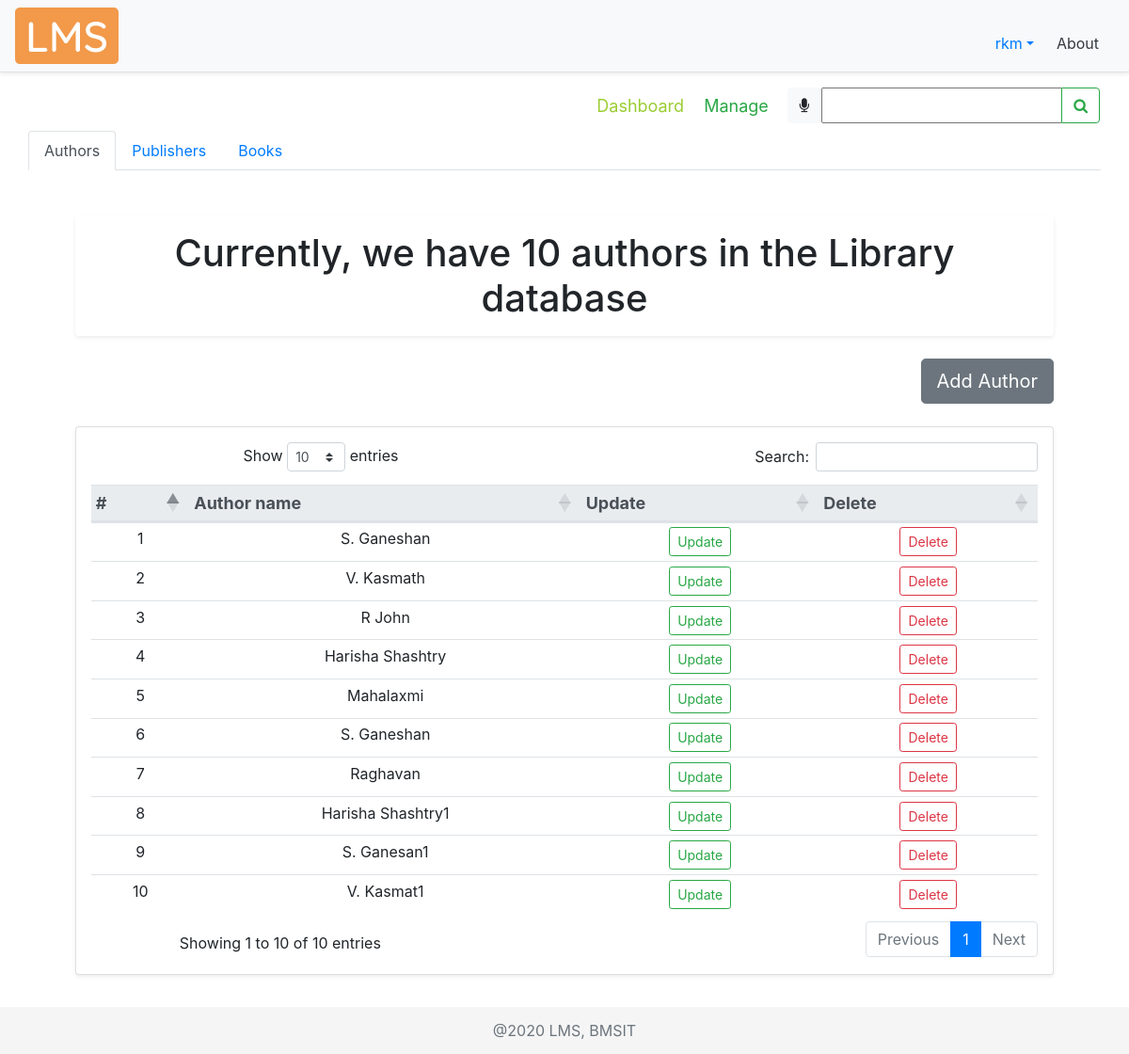
Screenshot of /manage/ (signed in) with the database file from the repository.
### account/models.py (models this page shows, shortened)
class Account(AbstractBaseUser):
    COURSES = (
        ("ISE", "Information Science Engineering"),
        ("CSE", "Computer Science Engineering"),
        ("ECE", "Electronics and Communication Engineering"),
        ("ME", "Mechanical Engineering"),
        ("ETE", "Electronics and Telecommunication Engineering"),
        ("EEE", "Electrical and Electronics Engineering"),
        ("CIV", "Civil Engineering"),
        ("MCA", "Master of Computer Applications"),
        ("AI&ML", "Artificial Intelligence and Machine Learning")
    )
    SEM = (
        (1, 1),
        (2, 2),
        (3, 3),
        (4, 4),
        (5, 5),
        (6, 6),
        (7, 7),
        (8, 8),
    )
    email = models.EmailField(verbose_name="email",
                              max_length=50, unique=True, help_text="Email id")
    username = models.CharField(
        max_length=30, unique=True, help_text="Username")
    fName = models.CharField(max_length=20, help_text='First name')
    mName = models.CharField(
        max_length=20, help_text='Middle name', blank=True)
    lName = models.CharField(max_length=20, help_text='Last name', blank=True)
    streetAddr = models.CharField(
        max_length=50, help_text="Street Address", null=True)
    district = models.CharField(max_length=20, null=True, help_text="District")
    state = models.CharField(max_length=20, null=True, help_text="State")
    pinCode = models.CharField(max_length=6, null=True, help_text="PIN Code", validators=[RegexValidator(
        regex='[0-9]{6}', message="Enter a valid Postal Identification Number", code="invalid_pinCode")])
    phoneNum = models.CharField(max_length=10, null=True, blank=True, help_text="Phone number", validators=[
                                RegexValidator(regex='[0-9]{10}', message="Enter a valid Phone Number", code="invalid_phoneNum")])
    USN = models.CharField(max_length=10, null=True, unique=True, blank=True, help_text="University Serial Number", validators=[
                           RegexValidator(regex='[1-4]{1}[a-zA-Z]{2}[0-9]{2}[a-zA-Z]{2}[0-9]{3}', message="Enter a valid USN", code="invalid_USN")])
    course = models.CharField(max_length=50, null=True,
                              choices=COURSES, blank=True, help_text="Branch")
    sem = models.PositiveSmallIntegerField(
        null=True, choices=SEM, blank=True, help_text="Semester")
    salary = models.CharField(max_length=6, null=True, blank=True, help_text="Salary", validators=[
                              RegexValidator(regex='[0-9]{5,6}', message="Enter a valid Salary", code="invalid_salary")])
    date_joined = models.DateTimeField(
        verbose_name='date joined', auto_now_add=True)
    last_login = models.DateTimeField(verbose_name='last login', auto_now=True)
    is_admin = models.BooleanField(default=False)
    is_active = models.BooleanField(default=True)
    is_staff = models.BooleanField(default=False)
    is_superuser = models.BooleanField(default=False)
    USERNAME_FIELD = 'email'
    REQUIRED_FIELDS = ['username', 'fName']
    objects = MyAccountManager()

### libraryApp/models.py (models this page shows)
class AUTHOR(models.Model):
    authorName = models.CharField(max_length=30, help_text="Author name")
    def __str__(self):
        return self.authorName

### libraryApp/decorators.py (the view)
    def wrapper_func(request, *args, **kwargs):
        user = request.user
        if not user.is_staff:
            messages.warning(request, "You are not allowed to access the previous requested page")
            return redirect("dashboard")
        else:
            return view_func(request, *args, **kwargs)

### libraryApp/templates/libraryApp/manage_tab.html (shortened to what this page needs)
{% extends 'libraryApp/main.html' %}
{% load static %}
{% block content %}
<nav class="navbar">
  <div class="navbar-nav mySubMenu ml-auto">
    <nav>
        <a href="{% url 'dashboard' %}" title="Click here to visit dashboard">Dashboard</a>
        <a class="text-success " href="{% url 'manage' %}">Manage</a>
    </nav>
  </div>
  <form class="form-inline" method="POST">
    <div class="input-group">
      <div id="speech" class="btn btn-light" title="Click the mic to speak">
        <i class="fa fa-microphone" aria-hidden="true"></i>
      </div>
      {{myFilter.form}}
      <div class="input-group-append">
        <button id="searchButton" class="btn btn-outline-success" type="submit">
          <i class="fa fa-search"></i>
        </button>
      </div>
    </div>
  </form>
</nav>
    <div class="container-fluid">
        <nav>
            <div class="nav nav-tabs" id="nav-tab" role="tablist">
                <a class="nav-item nav-link active" id="nav-home-tab" data-toggle="tab" href="#nav-home" role="tab" aria-controls="nav-home" aria-selected="true">Authors</a>
                <a class="nav-item nav-link" id="nav-profile-tab" data-toggle="tab" href="#nav-profile" role="tab" aria-controls="nav-profile" aria-selected="false">Publishers</a>
                <a class="nav-item nav-link" id="nav-contact-tab" data-toggle="tab" href="#nav-contact" role="tab" aria-controls="nav-contact" aria-selected="false">Books</a>
             </div>
        </nav>
        <div class="tab-content" id="nav-tabContent">
            <div class="tab-pane fade show active" id="nav-home" role="tabpanel" aria-labelledby="nav-home-tab">
                {% include 'libraryApp/author.html' %}
            </div>
        </div>
    </div>
{% endblock content %}

### libraryApp/templates/libraryApp/navbar.html (shortened to what this page needs)
{% load static %}
    <div class="d-flex flex-column flex-md-row align-items-center p-2 px-md-3 mb-2 bg-light border-bottom shadow-sm">
      <img class="logo my-0 mr-md-auto font-weight-normal" src="{% static '/img/lms.png' %}" alt="LMS Logo">
        <nav class="nav mt-3 mr-2">
            <div class="nav-item dropdown">
              <a class="nav-link dropdown-toggle" data-toggle="dropdown" role="button">{{request.user.username}}</a>
            </div>
            <a class="p-2 text-dark" href="{% url 'about' %}">About</a>
        </nav>
    </div>

### libraryApp/templates/libraryApp/author.html (shortened to what this page needs)
<div class="container-fluid">
    <div class="row text-center booksTable mt-5">
        <div class="col-md-12">
            <h1 class="text-center shadow-sm p-3 mb-4 bg-white rounded">
                Currently, we have {{authCount}} authors in the Library database
            </h1>
            <div class="row justify-content-end addBookBtn">
                <a href="{% url 'addauthordetail' 'Add' %}">
                    <button type="button" class="btn btn-secondary btn-lg" data-toggle="tooltip" data-placement="right"
                        title="Click here to add a book">Add Author</button>
            </div>
            <br>
            <div class="card card-body shadow-sm p-3 bg-white rounded">
                <table id="dataTable3" class="table table-sm table-hover">
                    <thead class="thead-light threadText">
                        <tr>
                            <th scope="col">#</th>
                            <th scope="col">Author name</th>
                            <th scope="col">Update</th>
                            <th scope="col">Delete</th>
                        </tr>
                    </thead>
                    {% for i in allAuthors %}
                    <tr>
                        <td>{{forloop.counter}}</td>
                        <td>{{i.authorName}}</td>
                        <td><a class="btn btn-sm btn-outline-success" href="{% url 'updateauthordetail' i.id %}">Update</a></td>
						<td><a class="btn btn-sm btn-outline-danger" href="{% url 'deleteauthordetail' i.id %}">Delete</a></td>
                    </tr>
                    {% endfor %}
                </table>
            </div>
        </div>
    </div>
</div>

### static/css/main.css (style rules this page uses)
html { position: relative; min-height: 100%; }
body { margin-bottom: 60px; background-color: #fff; }
.booksTable { padding: 0 20px; margin: auto; }
.mySubMenu { margin-right: 10px; padding: 2px; font-size: large; }
.mySubMenu a { padding-left: 8px; padding-right: 8px; color: yellowgreen; }
.addBookBtn { margin-right: 0px; }

### libraryApp/templates/libraryApp/main.html (style rules this page uses)
.threadText { font-size: 18px; padding: 5px; margin: 5px; }

### rows the page displays
Account: user.username "rkm"
AUTHOR: authorName "S. Ganeshan"
AUTHOR: authorName "V. Kasmath"
AUTHOR: authorName "R John"
AUTHOR: authorName "Harisha Shashtry"
AUTHOR: authorName "Mahalaxmi"
AUTHOR: authorName "S. Ganeshan"
AUTHOR: authorName "Raghavan"
AUTHOR: authorName "Harisha Shashtry1"
AUTHOR: authorName "S. Ganesan1"
AUTHOR: authorName "V. Kasmat1"

### other values shown
{{ authCount }} "10"
